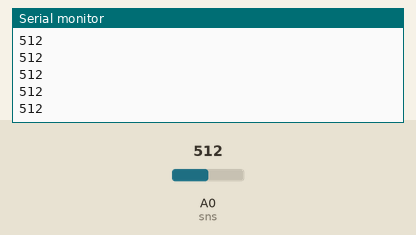
This sketch was run on a simulated Arduino Uno, built with avr-gcc and run on an emulated ATmega328P. Parts: the last lines printed to the serial monitor. Inputs (shaded band) come from the test bench; at power-on: A0 (sns) = 512.

Above: at 1.2 s.
1.3 s: A0 (sns) set to 716
At 1.9 s:
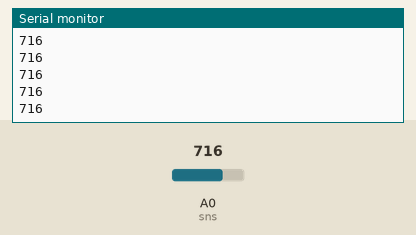
2.8 s: A0 (sns) set to 900
At 3.7 s:
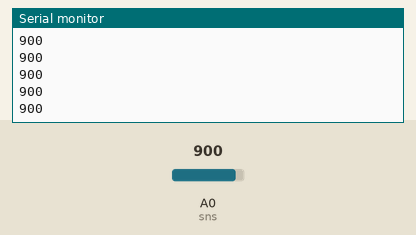
Timing chart, 0 to 5.8 s (numbered marks = the images above; inputs shaded):
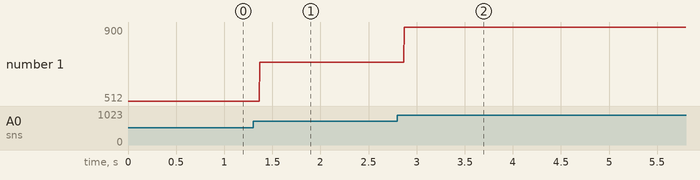

Measured:
- after the input at 1.3 s, the serial monitor: prints a new line after 0.07 s (image 1)
- after the input at 2.8 s, the serial monitor: prints a new line after 0.07 s (image 2)
- plotted number 1: 512 → 716 after the input at 1.3 s, 716 → 900 after the input at 2.8 s

The sketch:

Soil.ino
```cpp
int sns = A0;

void setup() {
  // put your setup code here, to run once:
  Serial.begin(9600);
  pinMode(sns, INPUT);
}

void loop() {
  // put your main code here, to run repeatedly:
  int nilai = analogRead(sns);
  Serial.println(nilai);
}
```
